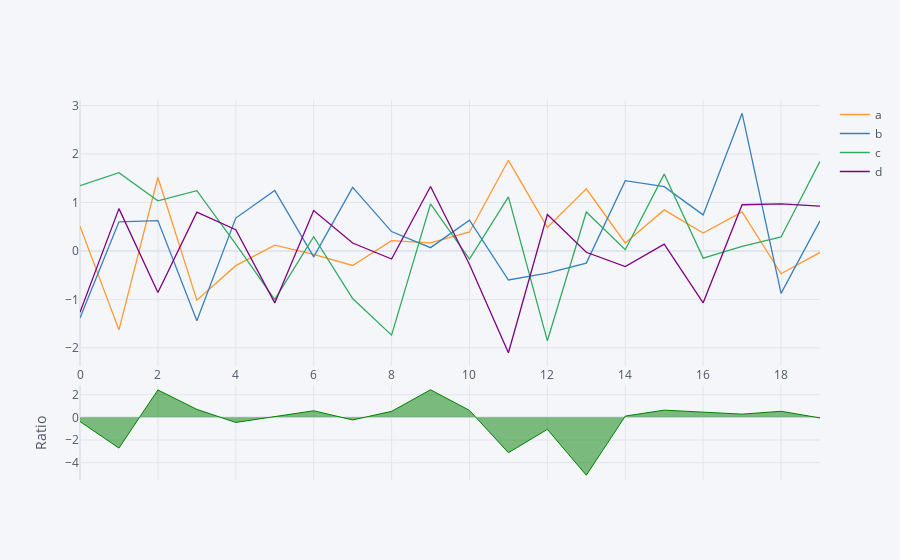

The notebook cell this image was saved under:
### Code cell
# To show the plot as ratio 
df.iplot(kind='ratio')

### Figure 1 — Plotly figure (JSON) as saved in the notebook; plotly's stock layout.template omitted (floating-point values rounded to 4 significant figures)
{"data": [{"line": {"color": "rgba(255, 153, 51, 1.0)", "dash": "solid", "shape": "linear", "width": 1.3}, "mode": "lines", "name": "a", "text": "", "type": "scatter", "x": [0, 1, 2, 3, 4, 5, 6, 7, 8, 9, 10, 11, 12, 13, 14, 15, 16, 17, 18, 19], "y": [0.5117, -1.63, 1.516, -1.015, -0.3041, 0.1176, -0.07211, -0.2993, 0.2114, 0.1652, 0.3912, 1.87, 0.486, 1.281, 0.1645, 0.8468, 0.3674, 0.8055, -0.4713, -0.03113]}, {"line": {"color": "rgba(55, 128, 191, 1.0)", "dash": "solid", "shape": "linear", "width": 1.3}, "mode": "lines", "name": "b", "text": "", "type": "scatter", "x": [0, 1, 2, 3, 4, 5, 6, 7, 8, 9, 10, 11, 12, 13, 14, 15, 16, 17, 18, 19], "y": [-1.382, 0.6009, 0.6263, -1.44, 0.6783, 1.248, -0.1238, 1.313, 0.3992, 0.06778, 0.6358, -0.5995, -0.4587, -0.2508, 1.449, 1.327, 0.7444, 2.84, -0.8761, 0.6199]}, {"line": {"color": "rgba(50, 171, 96, 1.0)", "dash": "solid", "shape": "linear", "width": 1.3}, "mode": "lines", "name": "c", "text": "", "type": "scatter", "x": [0, 1, 2, 3, 4, 5, 6, 7, 8, 9, 10, 11, 12, 13, 14, 15, 16, 17, 18, 19], "y": [1.348, 1.616, 1.035, 1.243, 0.1401, -1.005, 0.2927, -0.9832, -1.737, 0.9709, -0.1669, 1.116, -1.855, 0.8033, 0.02444, 1.586, -0.1488, 0.09441, 0.2886, 1.849]}, {"line": {"color": "rgba(128, 0, 128, 1.0)", "dash": "solid", "shape": "linear", "width": 1.3}, "mode": "lines", "name": "d", "text": "", "type": "scatter", "x": [0, 1, 2, 3, 4, 5, 6, 7, 8, 9, 10, 11, 12, 13, 14, 15, 16, 17, 18, 19], "y": [-1.267, 0.8726, -0.8589, 0.7995, 0.4387, -1.073, 0.8325, 0.1639, -0.1673, 1.329, -0.2789, -2.1, 0.7521, -0.0278, -0.3233, 0.1395, -1.07, 0.953, 0.9722, 0.9266]}, {"connectgaps": false, "fill": "tozeroy", "line": {"color": "rgba(0, 128, 0, 1.0)", "dash": "solid", "shape": "linear", "width": 1}, "mode": "lines", "name": "Ratio", "showlegend": false, "type": "scatter", "x": [0, 1, 2, 3, 4, 5, 6, 7, 8, 9, 10, 11, 12, 13, 14, 15, 16, 17, 18, 19], "xaxis": "x2", "y": [-0.3702, -2.712, 2.42, 0.7053, -0.4483, 0.09424, 0.5827, -0.2279, 0.5296, 2.437, 0.6153, -3.119, -1.059, -5.11, 0.1136, 0.6381, 0.4936, 0.2836, 0.5379, -0.05022], "yaxis": "y2"}], "layout": {"hovermode": "x", "legend": {"bgcolor": "#F5F6F9", "font": {"color": "#4D5663"}}, "paper_bgcolor": "#F5F6F9", "plot_bgcolor": "#F5F6F9", "title": {"font": {"color": "#4D5663"}}, "xaxis": {"gridcolor": "#E1E5ED", "showgrid": true, "tickfont": {"color": "#4D5663"}, "title": {"font": {"color": "#4D5663"}, "text": ""}, "zerolinecolor": "#E1E5ED"}, "xaxis2": {"anchor": "y2", "gridcolor": "#E1E5ED", "showgrid": true, "showticklabels": false, "tickfont": {"color": "#4D5663"}, "title": {"font": {"color": "#4D5663"}, "text": ""}, "zerolinecolor": "#E1E5ED"}, "yaxis": {"domain": [0.3, 1], "gridcolor": "#E1E5ED", "showgrid": true, "tickfont": {"color": "#4D5663"}, "title": {"font": {"color": "#4D5663"}, "text": ""}, "zerolinecolor": "#E1E5ED"}, "yaxis2": {"domain": [0, 0.25], "gridcolor": "#E1E5ED", "showgrid": true, "tickfont": {"color": "#4D5663"}, "title": {"font": {"color": "#4D5663"}, "text": "Ratio"}, "zerolinecolor": "#E1E5ED"}}}
